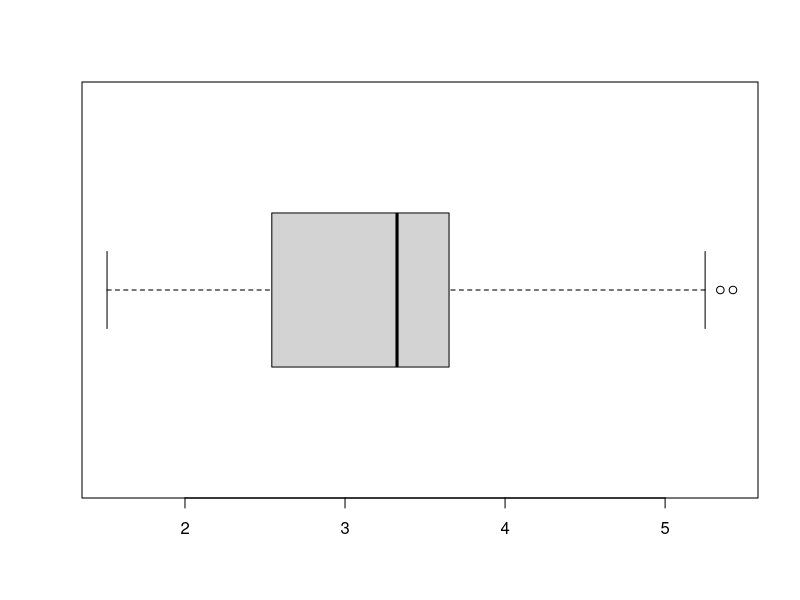
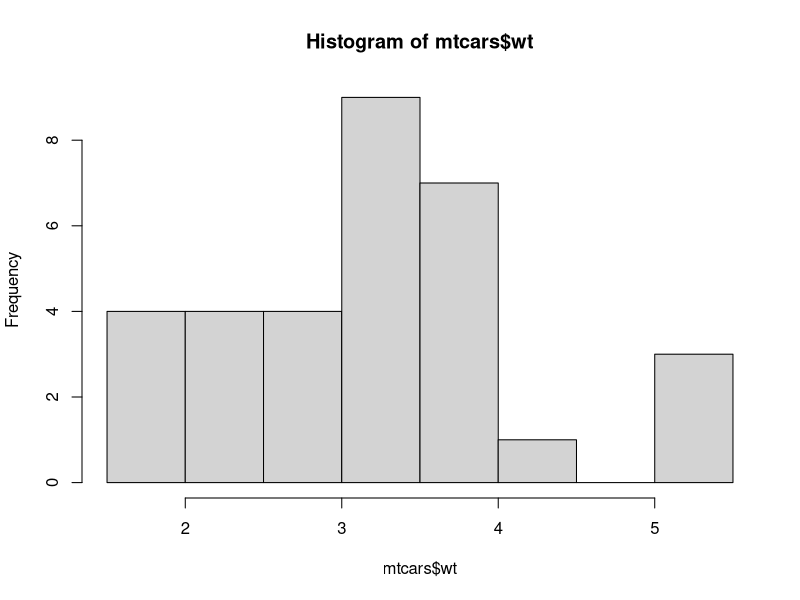
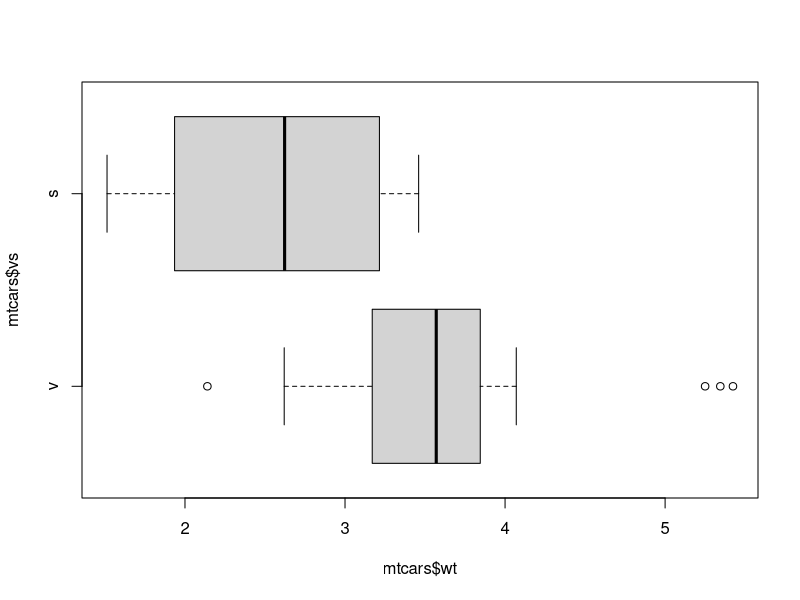
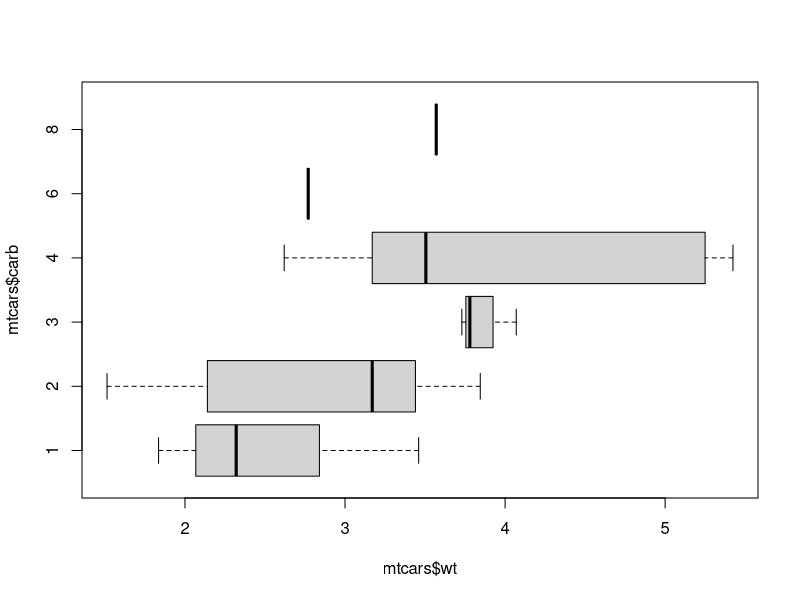

Here is the R script that generated these plots, in order: (Note: this script raises an error after producing the figures.)
data("mtcars")
mtcars
#Diccinario de datos 
summary(mtcars)
#Covertir bariiable cuantitativa en cualitativa 
mtcars$vs <- factor(mtcars$vs, labels = c("v", "s"))
mtcars$am <-factor(mtcars$am, labels = c("automatico", "manual"))
mtcars$gear <- factor(mtcars$gear)
mtcars$carb <- factor(mtcars$carb)
mtcars$cyl <- factor(mtcars$cyl)
#Parametros estadisiticos 
mean(mtcars$mpg)#Promedio
median(mtcars$mpg)#Mediana
#moda
table(mtcars$cy)#Moda es 14
#Ordenar de mayot a menor
sort(table(mtcars$cy),decreasing = T)#Moda es 14

max(table(mtcars$cyl))

#Parametros de disperción
#Varianza: dispecion de los datos respecto al promedio
var(mtcars$mpg)#Solo muestra la dispercion de los datos 
#desviacion estandar 
sqrt(var(mtcars$mpg))
sd(mtcars$mpg)
#Coeficiente de variacion (CV)
(sd(mtcars$wt)/mean(mtcars$wt))*100
#Rengo intercuartilico se utiliza cuando de tiene valores atipicos 
IQR(mtcars$mpg)
###Paramtros de posición###
#Cuartiles 
quantile(mtcars$mpg)
#Dividir los cuatiles en diferentes partes se divide en 10 partes 
quantile(mtcars$mpg, prob= seq(0,1,by=0.01))

#BoxPlot
boxplot(mtcars$wt, horizontal = T)
quantile(mtcars$wt)
hist(mtcars$wt)
#Diespercion de los peso de acuerdo al tipo de motor
boxplot(mtcars$wt ~ mtcars$vs, horizontal = T)#alt+126~
#Diespercion de los peso de acuerdo al tipo de carburador
boxplot(mtcars$wt ~ mtcars$carb, horizontal = T)
#Asimetria y curtosis 
library(e1071)
#Asimetria A = 0 simetrica, A>0 asimetrica a la derecha(+) 
#A<0 asimetrica a la izquierda (-)
skewness((mtcars$wt))
#curtosis 
#K=0 Mesocurtica (simetrica)
# K >0 Leptocurtica (pocs disperciom)
#K<0 Plsticurtica
kurtosis(mtcars$wt)
#con cunatiles 
tapply(mtcars$wt, mtcars$vs, quantile)
#con promedio
tapply(mtcars$wt, mtcars$carb, sd)#Agrupar por variable 
#cualitativa

#Reto 6
#mtcars$vs <- factor(mtcars$vs, labels = c("v", "s"))
NutritionStudy$VitaminUse <-factor(NutritionStudy$VitaminUse, labels = c("Regularmente", "Ocasionalmente","No"))
NutritionStudy$Smoke <- factor(NutritionStudy$Smoke, labels = c("si", "No"))
summary(NutritionStudy)

mean(NutritionStudy$Fiber)

median((NutritionStudy$Fiber))

mean((NutritionStudy$Age))
sd(NutritionStudy$Age)

table(NutritionStudy$Smoke)


boxplot(NutritionStudy$Cholesterol ~ NutritionStudy$PriorSmoke, horizontal = T)

tapply(NutritionStudy$Calories, NutritionStudy$Sex, mean)
tapply(NutritionStudy$Calories, NutritionStudy$Sex, sd)

#Reto 2
mean(Cosecha_Jal$Superficie)
median(Cosecha_Jal$Superficie)
sd(Cosecha_Jal$Superficie)
var(Cosecha_Jal$Superficie)
#Cuartiles 
quantile(Cosecha_Jal$Superficie)
boxplot(Cosecha_Jal$Superficie, horizontal = T)


tapply(Cosecha_Jal$Superficie, Cosecha_Jal$Cultivo, mean)
tapply(Cosecha_Jal$Superficie, Cosecha_Jal$Cultivo, sd)


skewness(Cosecha_Jal$Superficie)
kurtosis(Cosecha_Jal$Superficie)

boxplot(Cosecha_Jal$Superficie ~ Cosecha_Jal$Cultivo, horizontal = T)

library(tidyverse)

x <- c(10, 20, 30, 40, 50)

mean(x)
